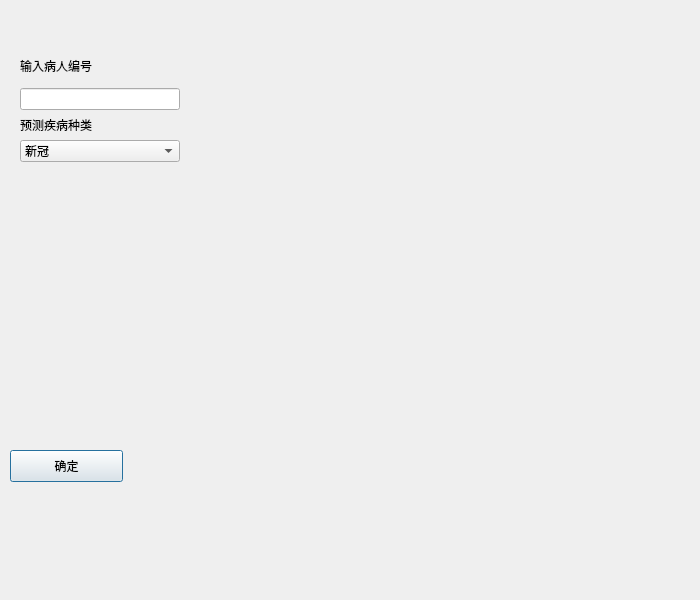
<?xml version="1.0" encoding="UTF-8"?>
<ui version="4.0">
 <class>Dialog_predict</class>
 <widget class="QDialog" name="Dialog_predict">
  <property name="geometry">
   <rect>
    <x>0</x>
    <y>0</y>
    <width>700</width>
    <height>600</height>
   </rect>
  </property>
  <property name="sizePolicy">
   <sizepolicy hsizetype="Fixed" vsizetype="Fixed">
    <horstretch>0</horstretch>
    <verstretch>0</verstretch>
   </sizepolicy>
  </property>
  <property name="minimumSize">
   <size>
    <width>700</width>
    <height>600</height>
   </size>
  </property>
  <property name="windowTitle">
   <string>疾病风险预测</string>
  </property>
  <widget class="QPushButton" name="btn_confirm">
   <property name="geometry">
    <rect>
     <x>10</x>
     <y>450</y>
     <width>113</width>
     <height>32</height>
    </rect>
   </property>
   <property name="styleSheet">
    <string notr="true">font: 13pt &quot;Hei&quot;;</string>
   </property>
   <property name="text">
    <string>确定</string>
   </property>
  </widget>
  <widget class="QWidget" name="verticalLayoutWidget_3">
   <property name="geometry">
    <rect>
     <x>20</x>
     <y>50</y>
     <width>160</width>
     <height>112</height>
    </rect>
   </property>
   <layout class="QVBoxLayout" name="verticalLayout_3">
    <item>
     <layout class="QVBoxLayout" name="verticalLayout">
      <item>
       <widget class="QLabel" name="label">
        <property name="text">
         <string>输入病人编号</string>
        </property>
       </widget>
      </item>
      <item>
       <widget class="QLineEdit" name="lineEdit_pID"/>
      </item>
      <item>
       <layout class="QVBoxLayout" name="verticalLayout_2">
        <item>
         <widget class="QLabel" name="label_2">
          <property name="text">
           <string>预测疾病种类</string>
          </property>
         </widget>
        </item>
        <item>
         <widget class="QComboBox" name="comboBox_type">
          <item>
           <property name="text">
            <string>新冠</string>
           </property>
          </item>
          <item>
           <property name="text">
            <string>血友病</string>
           </property>
          </item>
          <item>
           <property name="text">
            <string>血小板减少症</string>
           </property>
          </item>
          <item>
           <property name="text">
            <string>急性白血病</string>
           </property>
          </item>
          <item>
           <property name="text">
            <string>血栓</string>
           </property>
          </item>
         </widget>
        </item>
       </layout>
      </item>
     </layout>
    </item>
   </layout>
  </widget>
 </widget>
 <resources>
  <include location="creat.qrc"/>
 </resources>
 <connections/>
</ui>
